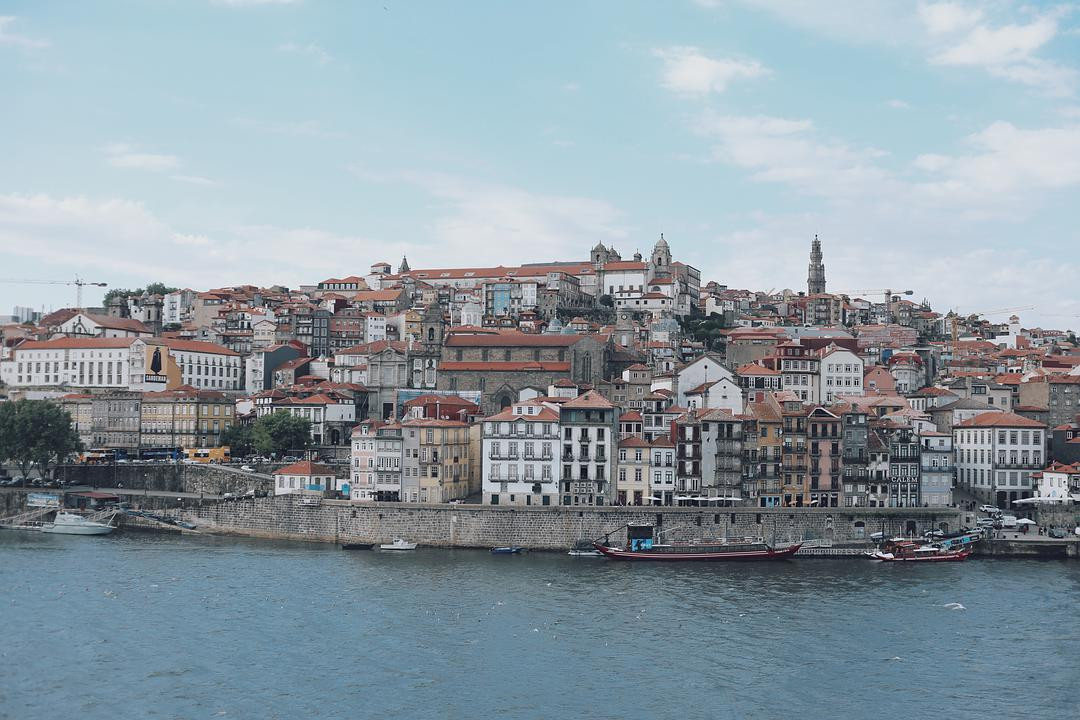
#> input picture CS520_IntroToAI/assignment4/data/1.jpg, 1080 x 720 px
$ python cnn9.py
#> lines starting #> are read from the running program, lines starting #| are printed output that depends on the picture
#!/usr/bin/env python3
# -*- coding: utf-8 -*-
"""
Created on Wed May  1 15:31:38 2019

@author: ciuji
"""

import numpy as np
import matplotlib.pyplot as plt
import matplotlib.image as mpimg
from PIL import Image

def rgb2gray(rgb):
    return np.dot(rgb[...,:3], [0.21, 0.72, 0.07])

lena=mpimg.imread('data/1.jpg')
#> lena is the input picture: shape (720, 1080, 3); mean R, G, B 140.2, 154.3, 163.4
gray = rgb2gray(lena)
#> in rgb2gray, `return np.dot(rgb[...,:3], [0.21, 0.72, 0.07])`:
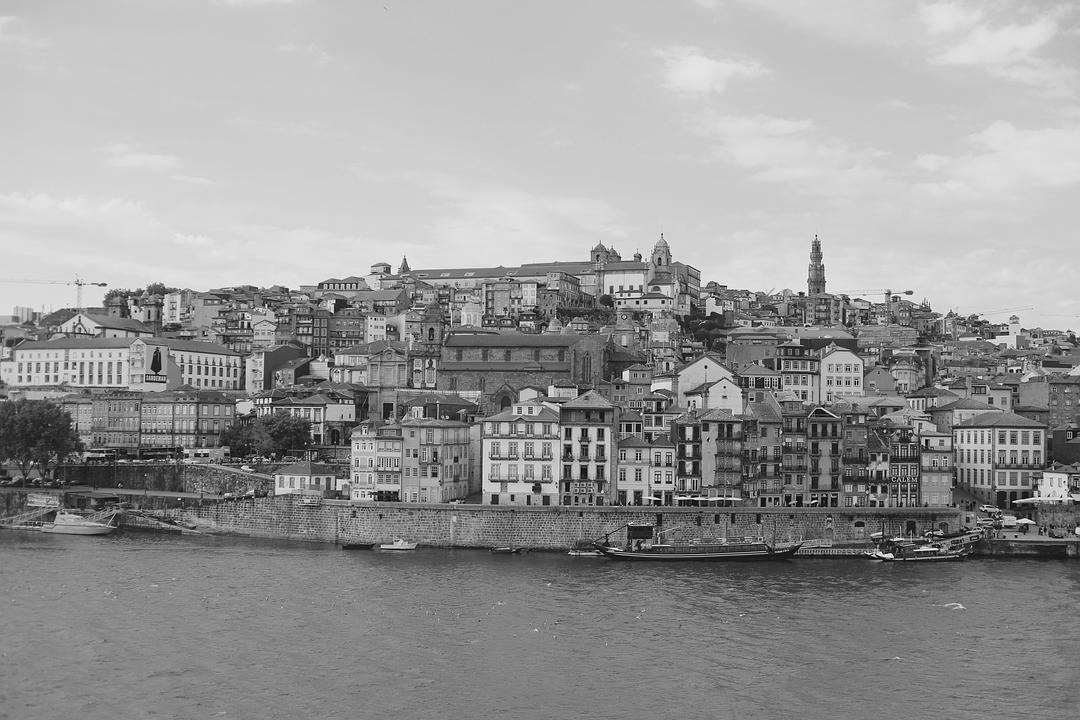
#> returned value: shape (720, 1080) float64; min 0, max 254.8, mean 152
# 也可以用 plt.imshow(gray, cmap = plt.get_cmap('gray'))
plt.imshow(gray, cmap='Greys_r')
plt.axis('off')
plt.show()
'''
I = Image.open('data/1.jpg')
I.show()
L = I.convert('L')
L.show()
'''

$ run again, with CS520_IntroToAI/assignment4/data/cat.jpg copied over CS520_IntroToAI/assignment4/data/1.jpg
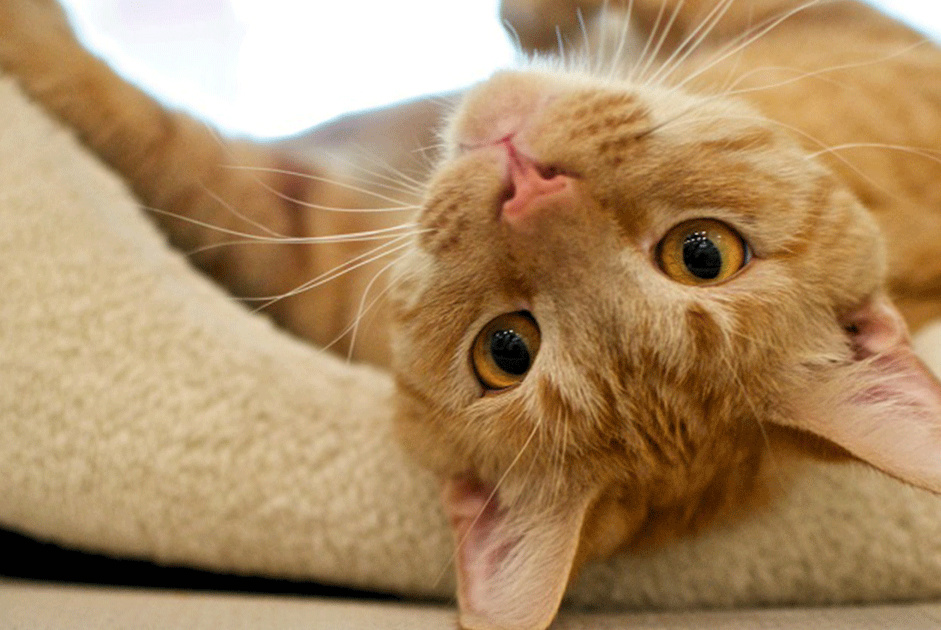
#> input picture CS520_IntroToAI/assignment4/data/cat.jpg, 941 x 630 px
#> lena is the input picture: shape (630, 941, 3); mean R, G, B 172.5, 140.6, 101.5
#> in rgb2gray, `return np.dot(rgb[...,:3], [0.21, 0.72, 0.07])`:
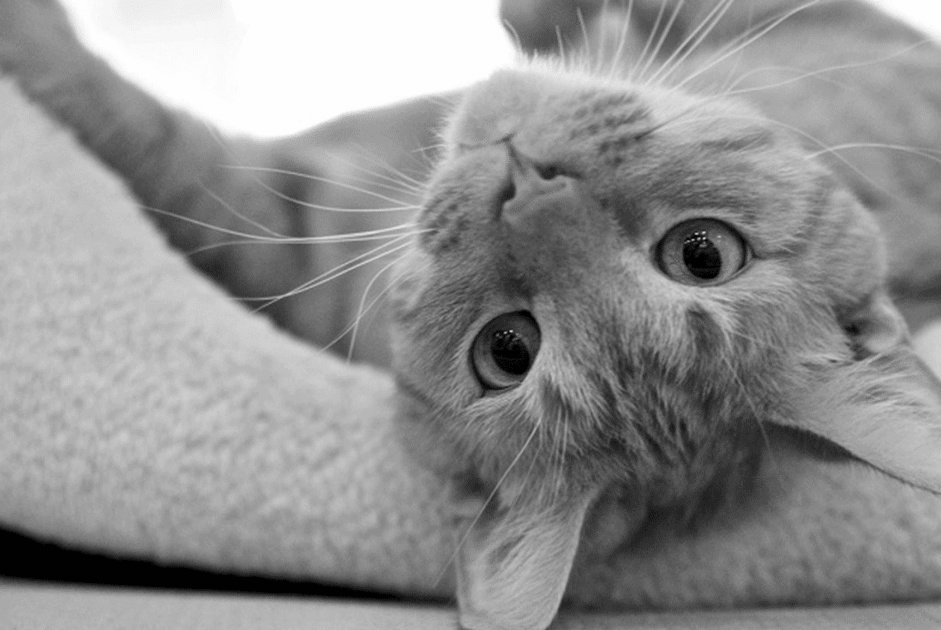
#> returned value: shape (630, 941) float64; min 0, max 255, mean 144.6

$ run again, with CS520_IntroToAI/assignment4/data/chelsea_original.jpg copied over CS520_IntroToAI/assignment4/data/1.jpg
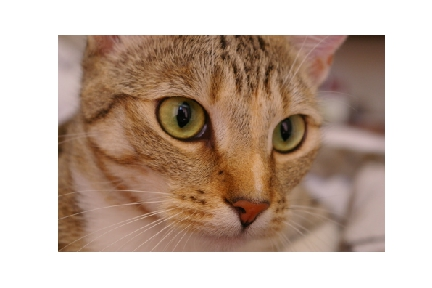
#> input picture CS520_IntroToAI/assignment4/data/chelsea_original.jpg, 432 x 288 px
#> lena is the input picture: shape (288, 432, 3); mean R, G, B 193.8, 173.1, 159.1
#> in rgb2gray, `return np.dot(rgb[...,:3], [0.21, 0.72, 0.07])`:
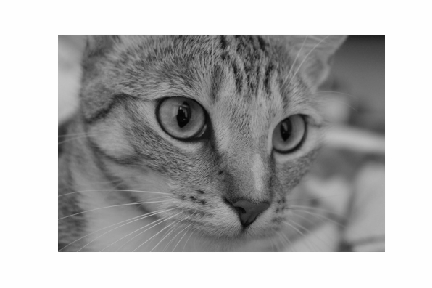
#> returned value: shape (288, 432) float64; min 4.23, max 255, mean 176.5
